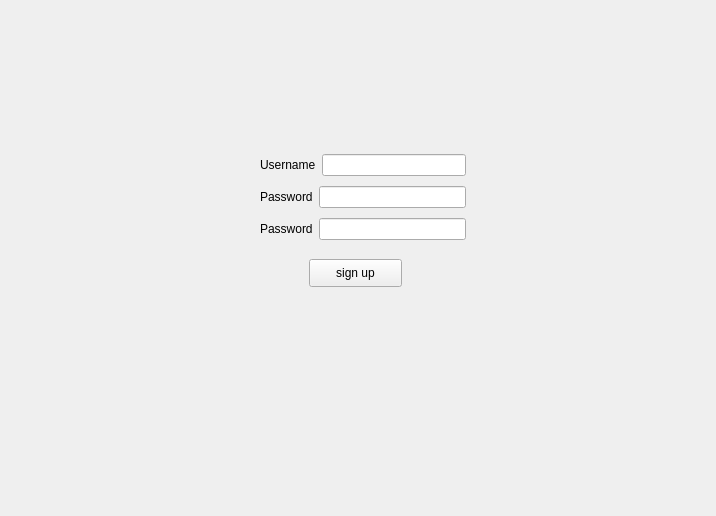
<?xml version="1.0" encoding="UTF-8"?>
<ui version="4.0">
 <class>Form</class>
 <widget class="QWidget" name="Form">
  <property name="geometry">
   <rect>
    <x>0</x>
    <y>0</y>
    <width>716</width>
    <height>516</height>
   </rect>
  </property>
  <property name="windowTitle">
   <string>Form</string>
  </property>
  <widget class="QPushButton" name="signup_btn">
   <property name="geometry">
    <rect>
     <x>309</x>
     <y>259</y>
     <width>93</width>
     <height>28</height>
    </rect>
   </property>
   <property name="text">
    <string>sign up</string>
   </property>
  </widget>
  <widget class="QWidget" name="layoutWidget">
   <property name="geometry">
    <rect>
     <x>260</x>
     <y>150</y>
     <width>206</width>
     <height>94</height>
    </rect>
   </property>
   <layout class="QVBoxLayout" name="verticalLayout">
    <item>
     <layout class="QHBoxLayout" name="horizontalLayout">
      <item>
       <widget class="QLabel" name="label">
        <property name="text">
         <string>Username</string>
        </property>
       </widget>
      </item>
      <item>
       <widget class="QLineEdit" name="username"/>
      </item>
     </layout>
    </item>
    <item>
     <layout class="QHBoxLayout" name="horizontalLayout_2">
      <item>
       <widget class="QLabel" name="label_2">
        <property name="text">
         <string>Password</string>
        </property>
       </widget>
      </item>
      <item>
       <widget class="QLineEdit" name="password1"/>
      </item>
     </layout>
    </item>
    <item>
     <layout class="QHBoxLayout" name="horizontalLayout_3">
      <item>
       <widget class="QLabel" name="label_3">
        <property name="text">
         <string>Password</string>
        </property>
       </widget>
      </item>
      <item>
       <widget class="QLineEdit" name="password2">
        <property name="toolTip">
         <string>&lt;html&gt;&lt;head/&gt;&lt;body&gt;&lt;p&gt;Please repeat your password&lt;/p&gt;&lt;/body&gt;&lt;/html&gt;</string>
        </property>
       </widget>
      </item>
     </layout>
    </item>
   </layout>
  </widget>
 </widget>
 <resources/>
 <connections/>
</ui>
